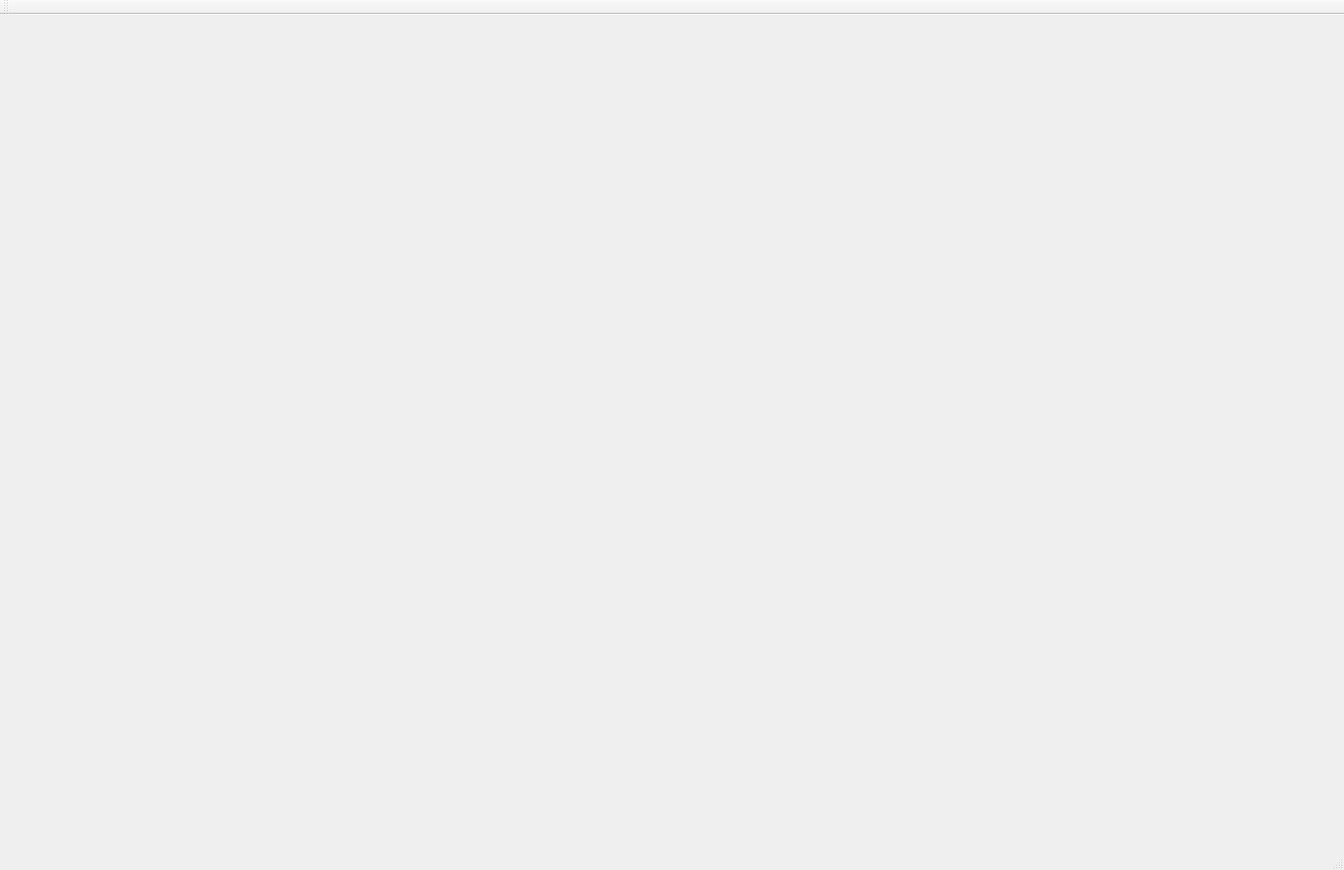
<?xml version="1.0" encoding="UTF-8"?>
<ui version="4.0">
 <class>MainWindow</class>
 <widget class="QMainWindow" name="MainWindow">
  <property name="geometry">
   <rect>
    <x>0</x>
    <y>0</y>
    <width>1566</width>
    <height>1014</height>
   </rect>
  </property>
  <property name="windowTitle">
   <string>MainWindow</string>
  </property>
  <widget class="QWidget" name="centralWidget"/>
  <widget class="QMenuBar" name="menuBar">
   <property name="geometry">
    <rect>
     <x>0</x>
     <y>0</y>
     <width>1566</width>
     <height>25</height>
    </rect>
   </property>
  </widget>
  <widget class="QToolBar" name="mainToolBar">
   <attribute name="toolBarArea">
    <enum>TopToolBarArea</enum>
   </attribute>
   <attribute name="toolBarBreak">
    <bool>false</bool>
   </attribute>
  </widget>
  <widget class="QStatusBar" name="statusBar"/>
 </widget>
 <layoutdefault spacing="6" margin="11"/>
 <resources/>
 <connections/>
</ui>
